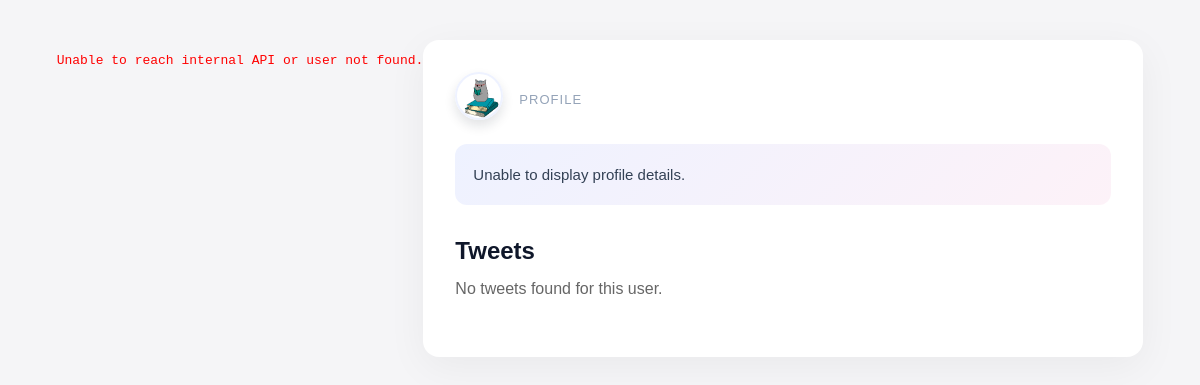
Page /profile.php?user_id=7 on the earlier database version.
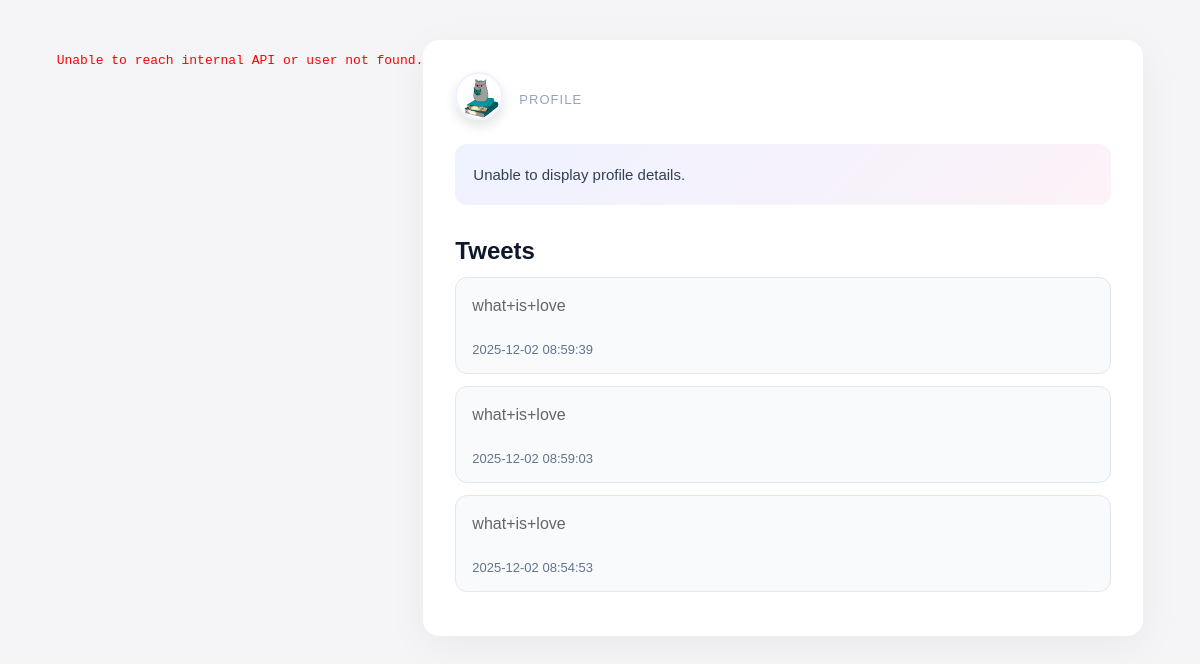
Same page on the later database version.
### tables this page shows
CREATE TABLE `tweets` (
  `id` bigint unsigned NOT NULL AUTO_INCREMENT,
  `user_id` bigint unsigned NOT NULL,
  `content` varchar(280) NOT NULL,
  `created_at` datetime DEFAULT CURRENT_TIMESTAMP,
  PRIMARY KEY (`id`)
);

### profile.php (the view, shortened to what this page needs)
 <?php
 require_once 'mysql.php';
 $userid = $_GET['user_id'];
 $stmt = $conn->prepare("SELECT * FROM users WHERE id = ?");
 $stmt->bind_param("i", $userid);
 $stmt->execute();
 $user = $stmt->get_result()->fetch_assoc();
 $profile_picture = $user['profile_picture'] ?? 'default.png';
$tweets = [];
if ($conn) {
    $tweetsStmt = $conn->prepare("SELECT content, created_at FROM tweets WHERE user_id = ? ORDER BY created_at DESC");
    if ($tweetsStmt) {
        $tweetsStmt->bind_param("i", $userid);
        if ($tweetsStmt->execute()) {
            $tweetsResult = $tweetsStmt->get_result();
            $tweets = $tweetsResult ? $tweetsResult->fetch_all(MYSQLI_ASSOC) : [];
        }
    }
}
 $apiUrl = "http://10.0.0.10:5000/api/user/" . urlencode($userid);
 $apiResponse = @file_get_contents($apiUrl);
 if ($apiResponse === FALSE) {
     echo "<pre style='color:red;'>Unable to reach internal API or user not found.</pre>";
 }
 ?>
 <html>
    <head>
   <link rel="stylesheet" href="/statics/style.css">
</head>
<body class="profile-body">
    <div class="profile-card">
        <?php
            $sanitizedProfile = basename($profile_picture);
            $candidateRelativePath = 'uploads/' . $sanitizedProfile;
            $candidateAbsolutePath = __DIR__ . '/' . $candidateRelativePath;
            if (!empty($profile_picture) && $profile_picture !== 'default.png' && is_file($candidateAbsolutePath)) {
                $profileImagePath = $candidateRelativePath;
            } else {
                $profileImagePath = 'statics/default-avatar.svg';
            }
        ?>
        <div class="profile-header">
        <div class="profile-picture">
                <img src="<?php echo htmlspecialchars($profileImagePath); ?>" alt="Profile Picture">
            </div>
            <?php if (!empty($apiJson)): ?>
                <div class="profile-main">
                    <p class="profile-name"><?php echo htmlspecialchars($apiJson['name'] ?? 'N/A'); ?></p>
                    <p class="profile-username">@<?php echo htmlspecialchars($apiJson['username'] ?? 'N/A'); ?></p>
                    <p class="profile-heading">Profile Overview</p>
                </div>
            <?php else: ?>
                <div class="profile-main">
                    <p class="profile-heading">Profile</p>
                </div>
            <?php endif; ?>
        </div>
        <?php if (!empty($apiJson)): ?>
            <div class="profile-details">
                <p class="section-title">Bio</p>
                <p class="profile-bio"><?php echo nl2br(htmlspecialchars($apiJson['bio'] ?? 'N/A')); ?></p>
            </div>
        <?php else: ?>
            <div class="profile-details">
                <p class="profile-bio">Unable to display profile details.</p>
            </div>
        <?php endif; ?>
        <div class="profile-tweets">
            <h2>Tweets</h2>
            <?php if (!empty($tweets)): ?>
                <ul>
                    <?php foreach ($tweets as $tweet): ?>
                        <li>
                            <p><?php echo nl2br(htmlspecialchars($tweet['content'])); ?></p>
                            <small><?php echo htmlspecialchars($tweet['created_at']); ?></small>
                        </li>
                    <?php endforeach; ?>
                </ul>
            <?php else: ?>
                <p>No tweets found for this user.</p>
            <?php endif; ?>
        </div>
</div>
</body>
</html>

Differences in the rows shown:
added tweets: content "what+is+love", created_at "2025-12-02 08:59:39"
added tweets: content "what+is+love", created_at "2025-12-02 08:59:03"
added tweets: content "what+is+love", created_at "2025-12-02 08:54:53"
Other differences:
text no longer shown: "No tweets found for this user."
